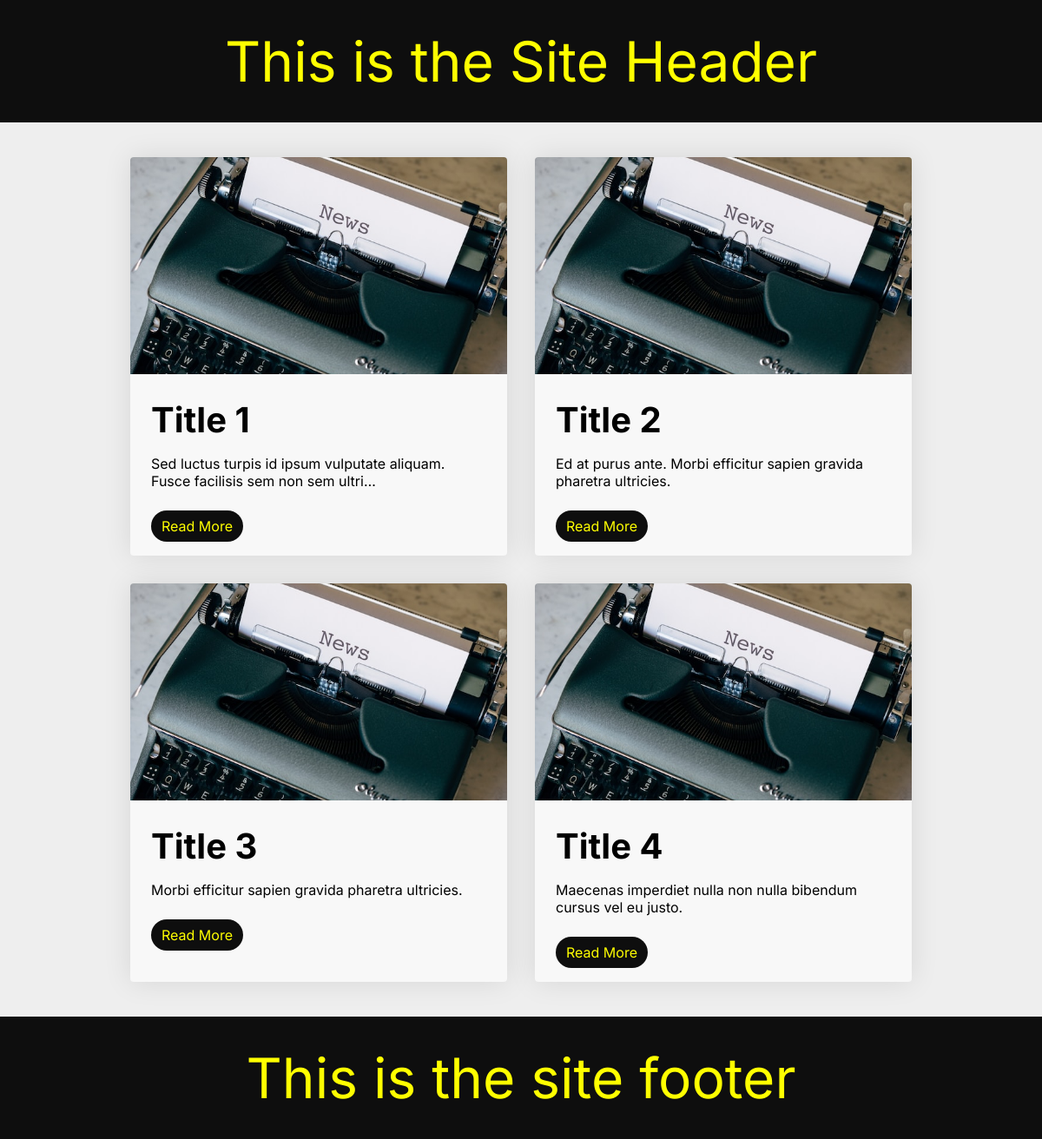
Screenshot of /blog/ with the database file from the repository.
### blog/models.py (models this page shows, shortened)
class BlogPost(models.Model):
    title = models.CharField(max_length=200)
    excerpt = models.CharField(max_length=500)
    content = models.TextField()

### blog/views.py (the view)
# urls.py: path('', archive, name='archive'),
def archive(request):
    blogs = BlogPost.objects.all()
    context = {
        'blogs' : blogs
    }
    return render(request,'blog/archive.html', context)

### templates/blog/archive.html (shortened to what this page needs)
{% extends './base2.html' %}
{% load static %}
{% block content %}
<div class="archive">
    {% for blog in blogs %}
    <div class="blog-single">
        <img src="{% static 'news.jpg' %}" alt="Breaking news">
        <div class="text-content">
            <h3>{{blog.title}}</h3>
            <p>{{blog.excerpt|truncatechars:80}}</p>
            <a href="{% url 'blog_detail' pk=blog.pk %}">Read More</a>
        </div>
    </div>
    {% endfor %}
</div>
{% endblock %}

### templates/blog/base2.html (shortened to what this page needs)
{% load static %}
<!DOCTYPE html>
<html lang="en">
<head>
    <link rel="stylesheet" href="{% static 'main.css' %}">
</head>
<body>
    <header id="header">
        <span>This is the Site Header</span>
    </header>
    <br><br>
    <div id="content">{% block content %}{% endblock %}</div>
    <br><br>
    <footer id="footer"><span>This is the site footer</span></footer>
</body>
</html>

### static/main.css (style rules this page uses)
body { background-color: #eeeeee; font-family: "Inter", sans-serif; }
* { margin: 0; padding: 0; box-sizing: border-box; }
header, footer { display: flex; justify-content: center; align-items: center; padding: 2rem 0; background-color: rgb(14, 14, 14); }
span { font-size: 4rem; text-align: center; color: yellow; }
.archive { width: 80%; max-width: 900px; margin: 0 auto; display: grid; grid-template-columns: repeat(2, 1fr); gap: 2rem; }
.archive .blog-single { width: 100%; min-height: 400px; background-color: #f8f8f8; border-radius: 4px; box-shadow: 0 0 2rem 0 rgba(0, 0, 0, 0.1); }
.archive .blog-single img { width: 100%; border-radius: 4px 4px 0 0; height: 250px; object-fit: cover; object-position: center; }
.text-content { padding: 1.5rem; }
.text-content h3 { font-size: 2.5rem; padding-bottom: 1rem; }
.text-content p { font-size: 1rem; margin-bottom: 2rem; }
.text-content a { text-decoration: none; background-color: rgb(14, 14, 14); font-size: 1rem; padding: 0.5rem 0.75rem; border-radius: 2rem; color: yellow; cursor: pointer; }

### rows the page displays
BlogPost: title "Title 1", excerpt "Sed luctus turpis id ipsum vulputate aliquam. Fusce facilisis sem non sem ultri…"
BlogPost: title "Title 2", excerpt "Ed at purus ante. Morbi efficitur sapien gravida pharetra ultricies."
BlogPost: title "Title 3", excerpt "Morbi efficitur sapien gravida pharetra ultricies."
BlogPost: title "Title 4", excerpt "Maecenas imperdiet nulla non nulla bibendum cursus vel eu justo."
